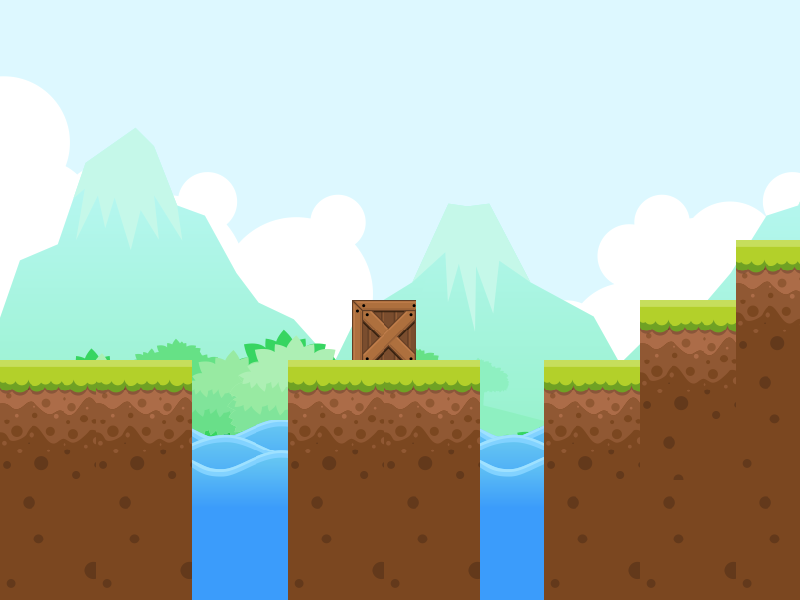

A level layout from a 2D game, rendered from its tile map. Below: a short description, then the map file with its tile-grid data intact:
An orthogonal 25x20 tile map with 32x30 px tiles, 1 tile layer (Tile Layer 1), 7 tilesets, 1 image layer and 11 objects (6x ground, 2x gameOver, spawnpoint, AISpawnpoint1, AISpawnpoint2).

<map version="1.10" tiledversion="1.10.2" orientation="orthogonal" renderorder="right-down" width="25" height="20" tilewidth="32" tileheight="30" infinite="0" nextlayerid="5" nextobjectid="21">
 <tileset firstgid="1" name="1" tilewidth="32" tileheight="30" spacing="1" margin="1" tilecount="12" columns="3">
  <image source="png/Tiles/1.png" trans="ff00ff" width="128" height="128" />
 </tileset>
 <tileset firstgid="13" name="2" tilewidth="32" tileheight="30" spacing="1" margin="1" tilecount="12" columns="3">
  <image source="png/Tiles/2.png" trans="ff00ff" width="128" height="128" />
 </tileset>
 <tileset firstgid="25" name="3" tilewidth="32" tileheight="30" spacing="1" margin="1" tilecount="12" columns="3">
  <image source="png/Tiles/3.png" trans="ff00ff" width="128" height="128" />
 </tileset>
 <tileset firstgid="37" name="5" tilewidth="32" tileheight="30" spacing="1" margin="1" tilecount="12" columns="3">
  <image source="png/Tiles/5.png" trans="ff00ff" width="128" height="128" />
 </tileset>
 <tileset firstgid="49" name="17" tilewidth="32" tileheight="30" spacing="1" margin="1" tilecount="9" columns="3">
  <image source="png/Tiles/17.png" trans="ff00ff" width="128" height="99" />
 </tileset>
 <tileset firstgid="58" name="18" tilewidth="32" tileheight="30" spacing="1" margin="1" tilecount="12" columns="3">
  <image source="png/Tiles/18.png" trans="ff00ff" width="128" height="128" />
 </tileset>
 <tileset firstgid="70" name="Crate" tilewidth="32" tileheight="30" spacing="1" margin="1" tilecount="4" columns="2">
  <image source="png/Object/Crate.png" trans="ff00ff" width="77" height="77" />
 </tileset>
 <imagelayer id="2" name="Image Layer 1">
  <image source="png/BG.png" width="1000" height="750" />
 </imagelayer>
 <layer id="1" name="Tile Layer 1" width="25" height="20">
  <data encoding="csv">
0,0,0,0,0,0,0,0,0,0,0,0,0,0,0,0,0,0,0,0,0,0,0,0,0,
0,0,0,0,0,0,0,0,0,0,0,0,0,0,0,0,0,0,0,0,0,0,0,0,0,
0,0,0,0,0,0,0,0,0,0,0,0,0,0,0,0,0,0,0,0,0,0,0,0,0,
0,0,0,0,0,0,0,0,0,0,0,0,0,0,0,0,0,0,0,0,0,0,0,0,0,
0,0,0,0,0,0,0,0,0,0,0,0,0,0,0,0,0,0,0,0,0,0,0,0,0,
0,0,0,0,0,0,0,0,0,0,0,0,0,0,0,0,0,0,0,0,0,0,0,0,0,
0,0,0,0,0,0,0,0,0,0,0,0,0,0,0,0,0,0,0,0,0,0,0,0,0,
0,0,0,0,0,0,0,0,0,0,0,0,0,0,0,0,0,0,0,0,0,0,0,0,0,
0,0,0,0,0,0,0,0,0,0,0,0,0,0,0,0,0,0,0,0,0,0,0,13,14,
0,0,0,0,0,0,0,0,0,0,0,0,0,0,0,0,0,0,0,0,0,0,0,16,17,
0,0,0,0,0,0,0,0,0,0,0,70,71,0,0,0,0,0,0,0,13,14,15,19,20,
0,0,0,0,0,0,0,0,0,0,0,72,73,0,0,0,0,0,0,0,16,17,18,22,23,
13,14,15,13,14,15,0,0,0,13,14,15,13,14,15,0,0,13,14,15,19,20,21,37,38,
16,17,18,16,17,18,0,0,0,16,17,18,16,17,18,0,0,16,17,18,22,23,24,40,41,
19,20,21,19,20,21,49,50,51,19,20,21,19,20,21,49,50,19,20,21,37,38,39,43,44,
22,23,24,22,23,24,52,53,54,22,23,24,22,23,24,52,53,22,23,24,40,41,42,46,47,
37,38,39,37,38,39,55,56,57,37,38,39,37,38,39,55,56,37,38,39,37,38,39,37,38,
40,41,42,40,41,42,58,59,60,40,41,42,40,41,42,58,59,40,41,42,40,41,42,40,41,
43,44,45,43,44,45,61,62,63,43,44,45,43,44,45,61,62,43,44,45,43,44,45,43,44,
46,47,48,46,47,48,64,65,66,46,47,48,46,47,48,64,65,46,47,48,46,47,48,46,47
</data>
 </layer>
 <objectgroup id="4" name="Object Layer 1">
  <object id="2" name="spawnpoint" x="66.6667" y="331.667" width="27.3333" height="26">
   <properties>
    <property name="spawnpoint" type="object" value="0" />
   </properties>
  </object>
  <object id="5" name="ground" x="288" y="360" width="145.794" height="237.756">
   <properties>
    <property name="ground" type="object" value="0" />
   </properties>
  </object>
  <object id="7" name="ground" x="545" y="360" width="49.8324" height="239.795">
   <properties>
    <property name="ground" type="object" value="0" />
   </properties>
  </object>
  <object id="8" name="ground" x="641" y="300.5" width="53.9875" height="299.083">
   <properties>
    <property name="ground" type="object" value="0" />
   </properties>
  </object>
  <object id="9" name="ground" x="736" y="241" width="65.0776" height="357.871">
   <properties>
    <property name="ground" type="object" value="0" />
   </properties>
  </object>
  <object id="11" name="ground" x="-4.15512" y="360.457" width="153.74" height="236.842">
   <properties>
    <property name="ground" type="object" value="0" />
   </properties>
  </object>
  <object id="12" name="ground" x="353.186" y="299.169" width="16.6205" height="31.1634">
   <properties>
    <property name="ground" type="object" value="0" />
   </properties>
  </object>
  <object id="13" name="AISpawnpoint1" x="290.859" y="305.402" width="29.0859" height="51.9391">
   <properties>
    <property name="AISpawnpoint1" type="object" value="0" />
   </properties>
  </object>
  <object id="14" name="AISpawnpoint2" x="547.438" y="309.557" width="30.1247" height="46.7452">
   <properties>
    <property name="AISpawnpoint2" type="object" value="0" />
   </properties>
  </object>
  <object id="16" name="gameOver" x="189.058" y="570.291" width="98.6842" height="48.8227">
   <properties>
    <property name="gameOver" type="object" value="0" />
   </properties>
  </object>
  <object id="20" name="gameOver" x="484.072" y="573.407" width="60.2493" height="44.6676">
   <properties>
    <property name="gameOver" type="object" value="0" />
   </properties>
  </object>
 </objectgroup>
</map>
